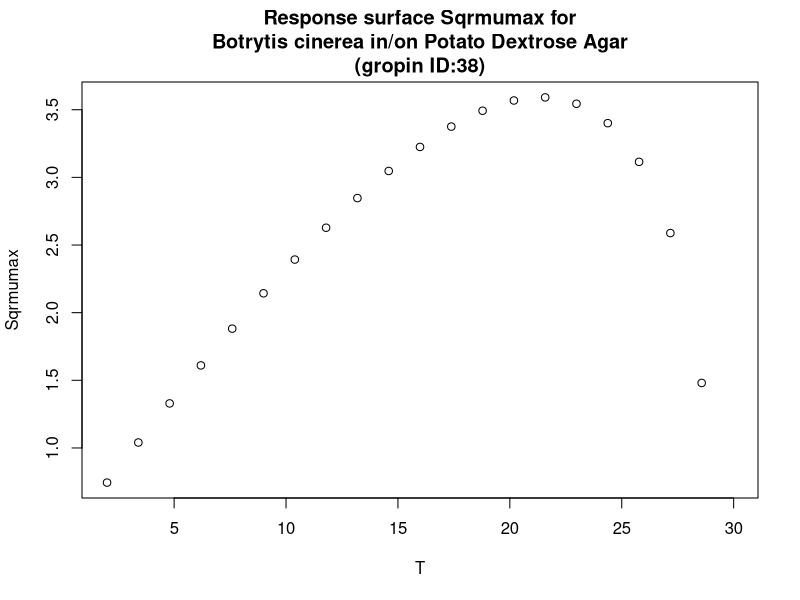

Source code (R):
#############################
# start of Parameter script
#############################
T <- seq(2.002,29.97002997003,length.out=21)
#############################
# end of Parameter script
#############################
############################# 
# start of Model script Gropin ID 38 
#############################
 
# constant coefficients for this model
Tmin <- -1.39
Topt <- 21.4
Tmax <- 29.1
 
variables <- data.frame(T)
argumentsPar <- expand.grid(variables)
 
# heart of the model
response_surface <- function(T) {
   mumax <-(12.9^0.5)*(((T-Tmax)*(T-Tmin)^2)/((Topt-Tmin)*(((Topt-Tmin)*(T-Topt))-((Topt-Tmax)*(Topt+Tmin-2*T)))))^0.5

return(mumax=mumax)
} 

# output parameters
responseSurface <- cbind(argumentsPar,response_surface(argumentsPar['T']))
colnames(responseSurface) <- c(colnames(argumentsPar),'Sqrmumax')
#############################
# End of Model script
#############################
############################# 
# start of Visualisation script Gropin ID 38 
#############################
plot(T,responseSurface$'Sqrmumax',xlab='T',
                          ylab='Sqrmumax',main='Response surface Sqrmumax for
Botrytis cinerea in/on Potato Dextrose Agar
(gropin ID:38)')
#############################
# End of Visualisation script
#############################
